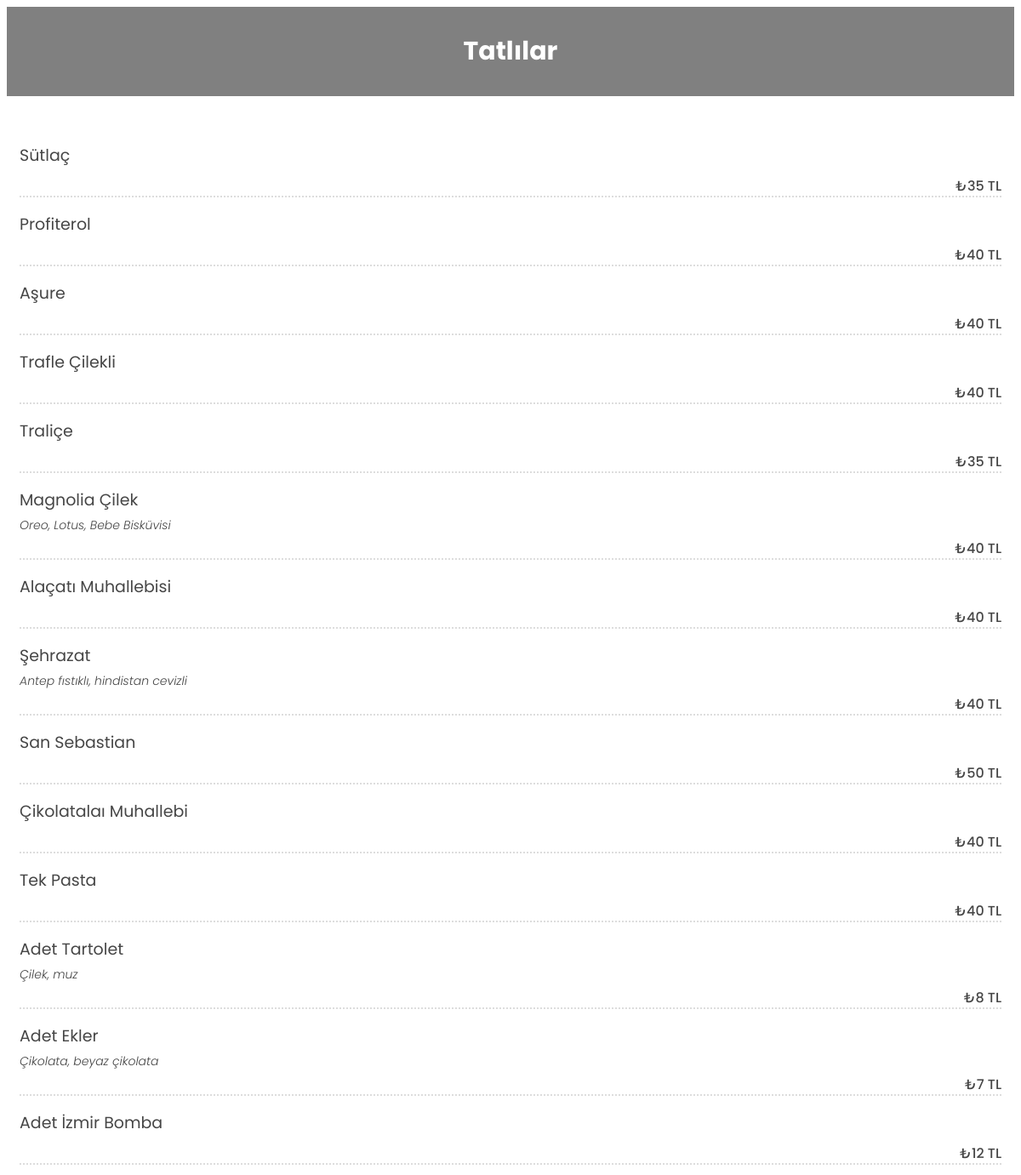
The app's page /tatlilar/ with its own data.
### menu/models.py (models this page shows)
class Menu(models.Model):
    CHOICES = (
        ("FırınUrunleri", "Fırın Ürünleri"),
        ("AdetUrunleri", "Adet Ürünler"),
        ("Borek", "Börek"),
        ("Icecek", "İçecek"),
        ("Kahvalt", "Kahvaltı"),
        ("Sandvic", "Sandvic"),
        ("Meze", "Meze"),
        ("Tatlı", "Tatlı"),
        ("SerbetliTatlı", "Şerbetli Tatlı"),
    )
    productName = models.CharField(max_length=100)
    description = models.CharField(max_length=150,blank=True)
    price = models.CharField(max_length=100)
    category = models.CharField(max_length=30, choices=CHOICES)

### menu/views.py (the view)
# urls.py: path('tatlilar/', views.Tatlılar, name = 'Tatlılar'),
def Tatlılar(request):
    product = Menu.objects.filter(category="Tatlı")
    context = {
        "product":product
    }
    return render(request,"Tatlılar.html",context)

### templates/Tatlılar.html (shortened to what this page needs)
<!DOCTYPE html>
{% load static %}
<html lang="en">
<head>
    <link rel="stylesheet" href="{% static 'style.css' %}">
</head>
<body>
    <nav style="background-color: gray;" class="nav2">Tatlılar</nav>
    {% for p in product %}
    <ul class="special-menu pb-4">
        <li>
            <div class="d-flex justify-content-start">
                <div class="menu-text align-self-center">
                    <h3>{{p.productName}}</h3>
                    <p><span>{{p.description}}</span></p>
                    <strong class="special-menu-price text-color-dark">₺{{p.price}}</strong>
                </div>
            </div>
        </li>
    </ul>
    {% endfor %}
</body>
</html>

### static/style.css (style rules this page uses)
* { font-family: 'Poppins', sans-serif; }
body { font-family: 'Poppins', sans-serif; font-size: 14px; color: #464646; font-weight: 300; }
.h1, .h2, .h3, .h4, .h5, .h6, h1, h2, h3, h4, h5, h6 { font-weight: 400; }
* { outline: 0 !important; text-decoration: none !important; }
.special-menu { list-style: none; margin: 0; padding-left: 15px; padding-right: 15px; text-align: left; }
.special-menu li { margin: 0 0 32px 0; padding: 0; clear: both; padding-bottom: 10px; }
.special-menu h3 { font-size: 19px; padding: 5px 0px 5px 0px; margin: 0; text-transform: none; }
.special-menu p { font-size: 14px; font-style: italic; margin: 0 0 0 0; position: relative; display: block; }
.special-menu p:before { border-bottom: 2px dotted #ddd; content: ""; height: 1px; left: 0%; position: absolute; bottom: -30px; width: 100%; z-index: 1; }
.special-menu .special-menu-price { display: inline-block; float: right; font-size: 16px; padding: 0 0 0 10px; position: relative; z-index: 3; margin-top: 4px; }
ul.special-menu li strong { font-weight: 500 !important; }
.nav2 { text-align: center; color: white; padding: 30px; font-weight: bold; font-size: 30px; margin-bottom: 50px }

### records on screen
Menu: productName "Sütlaç", price "35 TL"
Menu: productName "Profiterol", price "40 TL"
Menu: productName "Aşure", price "40 TL"
Menu: productName "Trafle Çilekli", price "40 TL"
Menu: productName "Traliçe", price "35 TL"
Menu: productName "Magnolia Çilek", description "Oreo, Lotus, Bebe Bisküvisi", price "40 TL"
Menu: productName "Alaçatı Muhallebisi", price "40 TL"
Menu: productName "Şehrazat", description "Antep fıstıklı, hindistan cevizli", price "40 TL"
Menu: productName "San Sebastian", price "50 TL"
Menu: productName "Çikolatalaı Muhallebi", price "40 TL"
Menu: productName "Tek Pasta", price "40 TL"
Menu: productName "Adet Tartolet", description "Çilek, muz", price "8 TL"
Menu: productName "Adet Ekler", description "Çikolata, beyaz çikolata", price "7 TL"
Menu: productName "Adet İzmir Bomba", price "12 TL"
